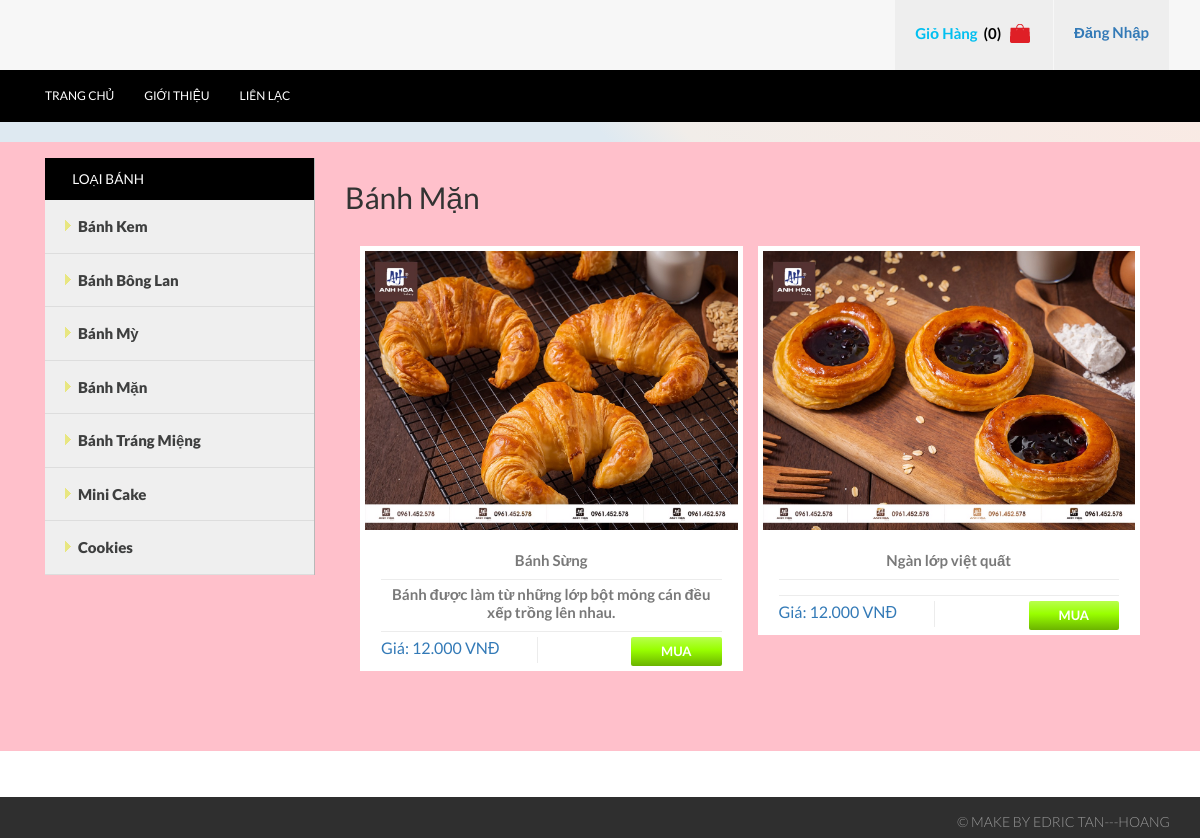
/index.php?c=2&id=22, run on the app's committed database.
### tables this page shows
CREATE TABLE `loaisanpham` (
  `MaLoaiSanPham` int(11) NOT NULL,
  `TenLoaiSanPham` varchar(45) NOT NULL,
  `BiXoa` tinyint(4) NOT NULL DEFAULT 0,
  `GioiThieu` varchar(255) DEFAULT NULL,
  `HinhURL` varchar(255) DEFAULT NULL
);

CREATE TABLE `sanpham` (
  `MaSanPham` int(11) NOT NULL,
  `TenSanPham` varchar(100) NOT NULL,
  `MaLoaiSanPham` int(11) NOT NULL,
  `Gia` int(11) NOT NULL,
  `SoLuongTon` int(11) DEFAULT NULL,
  `SoLuongBan` int(11) DEFAULT 0,
  `SoLuotXem` int(11) DEFAULT 0,
  `NgayNhap` datetime DEFAULT NULL,
  `BiXoa` tinyint(4) NOT NULL DEFAULT 0,
  `GioiThieu` varchar(255) DEFAULT NULL,
  `MoTa` longtext DEFAULT NULL,
  `HinhURL` varchar(255) DEFAULT NULL,
  `HinhURL2` varchar(255) DEFAULT NULL
);

### libs/DataProvider.php (called while the page is built, shortened)
<?php
    class DataProvider {
        public static function ExecuteQuery($sql)
        {
            $connection = mysqli_connect('localhost','root','','nhtcsdlcuahang') or
                die ("Couldn't connect to database");
            mysqli_query($connection, "set names 'utf8'");
            $result = mysqli_query($connection, $sql);
            return $result;
        }
    }
?>

### modules/mLeftSide.php (the view)
<div class="col-md-3 sidebar_box">
    <div class="sidebar">
        <div class="menu_box">
            <h3 class="menu_head" style="background-color: black">Loại Bánh</h3>
            <ul class="menu">
            <?php
                $sql = "SELECT MaLoaiSanPham, TenLoaiSanPham FROM loaisanpham WHERE BiXoa = 0";
                $result = DataProvider::ExecuteQuery($sql);
                while($row = mysqli_fetch_array($result)){
                    ?>
                        <li class="item">
                            <a href="index.php?c=2&id=<?php echo $row['MaLoaiSanPham']; ?>">
                                <img class="arrow-img" src="images/f_menu.png" alt=""/><?php echo $row["TenLoaiSanPham"]; ?>
                            </a>
                        </li>
                    <?php
                }
            ?>
            </ul>
        </div>
    </div>
</div>

### pages/pTypeProducts.php
<?php
    $id = 1;
    if(isset($_GET["id"])){
        $id = $_GET["id"];
    }
    $sql = "SELECT TenLoaiSanPham FROM LoaiSanPham WHERE MaLoaiSanPham = '".$id."'";
    $result = DataProvider::ExecuteQuery($sql);
    echo "<h2>". mysqli_fetch_array($result)[0] ."</h2>";
    $sql = "SELECT MaSanPham, TenSanPham, HinhURL, Gia, GioiThieu FROM SanPham WHERE BiXoa = 0 AND MaLoaiSanPham = '".$id."'";
    $result = DataProvider::ExecuteQuery($sql);
    $i=0;
    while($row = mysqli_fetch_array($result)){
        $i++;
        if($i===1) echo "<div class='top_grid2'>";
        $HinhURL = $row["HinhURL"];
        $TenSanPham = $row["TenSanPham"];
        $Gia = $row["Gia"];
        $MaSanPham = $row["MaSanPham"];
        $GioiThieu = $row["GioiThieu"];
        include("pages/pTemplates/tProductShortInfo.php");
        if($i===2){
            $i=0;
            echo "</div>";
            echo "<div class='clearfix'> </div>";
        }
    }
?>

### pages/pTemplates/tProductShortInfo.php
<div class="col-md-6 top_grid1-box1">
    <div class="grid_1 text-center">
        <a href="index.php?c=3&id=<?= $MaSanPham; ?>">
            <div class="b-link-stroke b-animate-go  thickbox">
            <img src="images/sanpham/<?php echo $HinhURL; ?>" class="img-responsive" alt=""/> </div>
            <div class="grid_2">
            <p class="top_grid1-box1-pdName"><?php echo $TenSanPham; ?></p>
            <p><?php echo $GioiThieu; ?></p>
        </a>
        <ul class="grid_2-bottom">
            <a href="index.php?c=3&id=<?= $MaSanPham; ?>">
                <li class="grid_2-left">
                    Giá: <?php echo number_format($Gia,0,",","."); ?> VNĐ</p>
                </li>
            </a>
            <li class="grid_2-right">
                <a href="index.php?c=105&id=<?= $MaSanPham; ?>">
                    <div class="btn btn-success btn-normal btn-inline " target="_self" title="Get It">Mua</div>
                </a>
            </li>
            <div class="clearfix"> </div>
        </ul>
        </div>
    </div>
</div>

### css/style.css (style rules this page uses)
h4, h5, h6, h1, h2, h3 { margin-top: 0; }
ul, ol { margin: 0; }
p { margin: 0; }
html, body { font-family: 'Lato', sans-serif; font-size: 100%; background:#fff; }
body a { transition: 0.5s all; -webkit-transition: 0.5s all; -o-transition: 0.5s all; -ms-transition: 0.5s all; -moz-transition: 0.5s all; }
h3.menu_head { background:#00BFF0; padding:1em 0 1em 2em; color: #fff; text-transform: uppercase; font-size: 0.85em; margin: 0; }
.sidebar_box { padding-right:0; border-right: 1px solid #B8B8B8; }
.menu { width: auto; height: auto; padding: 0; margin:0; list-style: none; background: #efefef; }
ul { padding: 0; list-style: none; }
.menu > li > a { width: 100%; line-height: 3.5em; text-indent: 1.2em; display: block; position: relative; color: #3e3f3f; font-size:15px; text-decoration:none; border-bottom: 1px solid #ddd; font-weight:800; }
.menu > li > a img { vertical-align: baseline; margin-right: 5px; }
.b-link-stroke { position:relative; display:inline-block; vertical-align:top; font-weight: 300; overflow:hidden; margin-bottom: 5px; }
.b-animate-go { text-decoration:none; }
.grid_1 { background:#fff; border:5px solid #fff; }
.grid_2 { padding:1em 1em 0; }
.grid_2 p { font: 600 15px/15px 'Lato', sans-serif; color: #797979; line-height: 1.2em; border-bottom: 1px solid #ECECEC; padding-bottom: 10px; margin-bottom: 5px; }
ul.grid_2-bottom { padding:0; margin:0; list-style:none; }
ul.grid_2-bottom li.grid_2-left { float: left; border-right: 1px solid #ECECEC; padding-right: 11%; }
ul.grid_2-bottom li.grid_2-right { float:right; }
.btn.btn-success { font:700 13px/13px 'Lato', sans-serif; font-style: normal; text-shadow: none; text-transform:uppercase; color: #FFF; padding:8px 30px; position: relative; letter-spacing: 0; background: transparent; border-radius: 0; box-shadow: none; border: none; outline: none; border-radius: 0; z-index: 1; overflow: hidden; -webkit-transition: all 0.4s ease; -moz-transition: all 0.4s ease; -o-transition: all 0.4s ease; transition: all 0.4s ease; border-radius:2px; }
.btn { display: inline-block; padding: 4px 12px; margin-bottom: 0; font-size: 14px; text-align: center; vertical-align: middle; cursor: pointer; color: #333; text-shadow:1px 1px 0px #cccccc; border: 1px solid #ccc; border-bottom-color: #b3b3b3; }
.btn-success { color: #fff; }
.btn.btn-success:before { content: ""; position: absolute; width: 0; height: 100%; bottom: 0; right: 0; top: 0; z-index: -1; border-radius: 0; background: #6bb300; background: -moz-linear-gradient(top, #6bb300 0%, #99ff00 56%, #b8ff4d 100%); background: -webkit-gradient(linear, left top, left bottom, color-stop(0%,#6bb300), color-stop(56%,#99ff00), color-stop(100%,#b8ff4d)); background: -webkit-linear-gradient(top, #6bb300 0%, #99ff00 56%, #b8ff4d 100%); background: -o-linear-gradient(top, #6bb300 0%, #99ff00 56%, #b8ff4d 100%); background: -ms-linear-gradient(top, #6bb300 0%, #99ff00 56%, #b8ff4d 100%); background: linear-gradient(to bottom, #6bb300 0%, #99ff00 56%, #b8ff4d 100%); filter: progid:DXImageTransform.Microsoft.gradient( startColorstr='#b0191e', endColorstr='#e2393e',GradientType=0 ); -webkit-transition: all 0.4s ease; -moz-transition: all 0.4s ease; -o-transition: all 0.4s ease; transition: all 0.4s ease; }
.btn.btn-success:after { content: ""; position: absolute; width: 100%; height: 100%; bottom: 0; left: 0; border-radius: 0; background: #b8ff4d; background: -moz-linear-gradient(top, #b8ff4d 0%, #99ff00 44%, #6bb300 100%); background: -webkit-gradient(linear, left top, left bottom, color-stop(0%,#b8ff4d), color-stop(44%,#99ff00), color-stop(100%,#6bb300)); background: -webkit-linear-gradient(top, #b8ff4d 0%, #99ff00 44%, #6bb300 100%); background: -o-linear-gradient(top, #b8ff4d 0%, #99ff00 44%, #6bb300 100%); background: -ms-linear-gradient(top, #b8ff4d 0%, #99ff00 44%, #6bb300 100%); background: linear-gradient(to bottom, #b8ff4d 0%, #99ff00 44%, #6bb300 100%); filter: progid:DXImageTransform.Microsoft.gradient( startColorstr='#e2393e', endColorstr='#b0191e',GradientType=0 ); z-index: -2; -webkit-transition: all 0.4s ease; -moz-transition: all 0.4s ease; -o-transition: all 0.4s ease; transition: all 0.4s ease; }
.top_grid1-box1 { padding-right:0; }
.top_grid2 { margin-top:2em; }

### data on the page
loaisanpham: TenLoaiSanPham "Bánh Kem"
loaisanpham: TenLoaiSanPham "Bánh Bông Lan"
loaisanpham: TenLoaiSanPham "Bánh Mỳ"
loaisanpham: TenLoaiSanPham "Bánh Mặn"
loaisanpham: TenLoaiSanPham "Bánh Tráng Miệng"
loaisanpham: TenLoaiSanPham "Mini Cake"
loaisanpham: TenLoaiSanPham "Cookies"
sanpham: HinhURL (picture), TenSanPham "Bánh Sừng", GioiThieu "Bánh được làm từ những lớp bột mỏng cán đều xếp trồng lên nhau.", Gia "12.000"
sanpham: HinhURL (picture), TenSanPham "Ngàn lớp việt quất", Gia "12.000"

### other printed values
count($gioHang->arrSanPham) "0"
